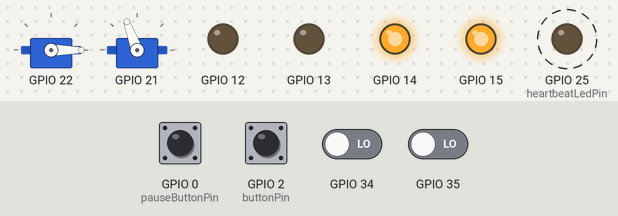
Recording of a sketch running on a simulated ESP32. Parts: 2 × servo, output pins drawn as LEDs (lit = HIGH). Dashed ring = blinking. The inputs (shaded band) are chosen by the test bench; at power-on: GPIO 0 (pauseButtonPin), GPIO 2 (buttonPin) HIGH, GPIO 34, GPIO 35 LOW.

Above: at 1.2 s.
1.3 s: GPIO 35 driven HIGH
At 2.8 s:
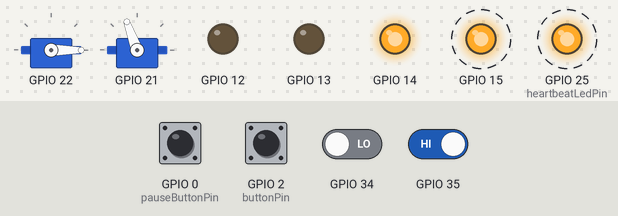
4.3 s: GPIO 0 (pauseButtonPin) pulled LOW for 0.15 s
At 4.75 s:
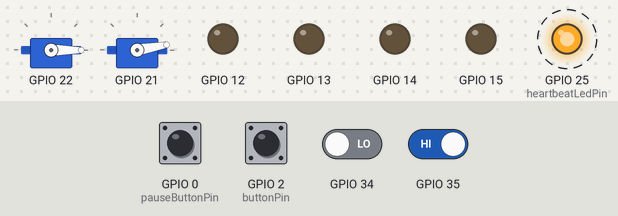
7.3 s: GPIO 0 (pauseButtonPin) pulled LOW for 1 s
At 7.9 s:
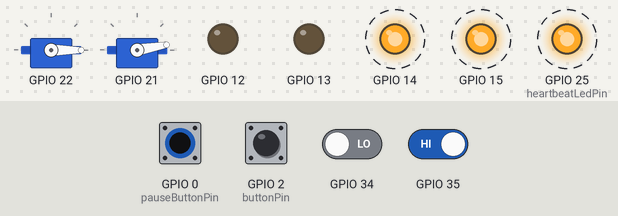
10.3 s: GPIO 0 (pauseButtonPin) pulled LOW for 0.15 s
At 10.8 s:
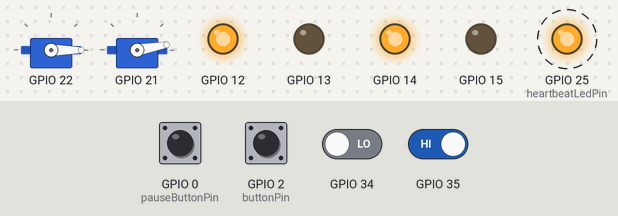
13.4 s: GPIO 34 driven HIGH
At 13.9 s:
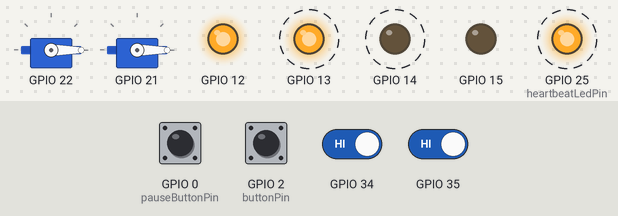
16.4 s: GPIO 35 driven LOW
At 19.89 s:
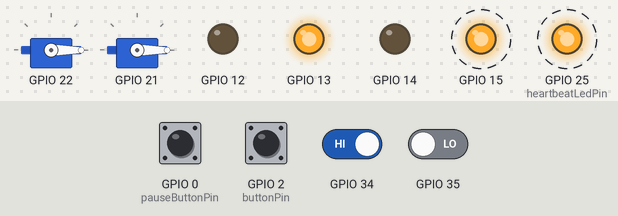
Timing chart, 0 to 22.5 s (numbered marks = the images above; inputs shaded):
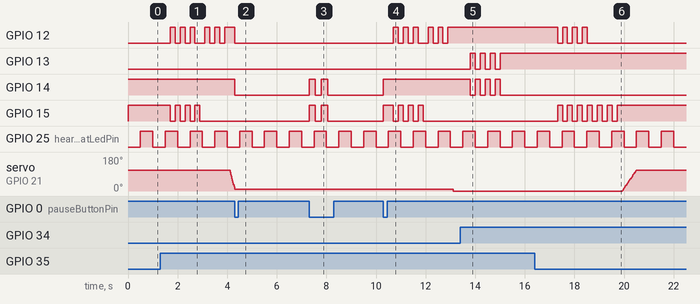

The sketch:

AccessControlSystem.ino
```cpp
#include "AccessControlSystem.h"
#include "LEDSystem.h"
#include "SensorSystem.h"
#include "ServoSystem.h"

System sys1 = { new Servo(), 34, 14, 13, 0, 0, 120, false, false, false, false, false, true, 0, 0, 0, 0, false, 5, 5, false, false };
System sys2 = { new Servo(), 35, 15, 12, 110, 0, 110, false, false, false, false, false, true, 0, 0, 0, 0, false, 2, 5, true, false };
unsigned long lastHeartbeatMillis = 0;
bool heartbeatLedState = false;

bool paused = false;
const int pauseButtonPin = 0;
unsigned long lastPauseButtonPress = 0;
const unsigned long debounceDelay = 250;

void setup() {
  setupSystem(sys1, 22);
  setupSystem(sys2, 21);
  pinMode(piezoPin, OUTPUT);
  pinMode(heartbeatLedPin, OUTPUT);
  digitalWrite(heartbeatLedPin, LOW);
  pinMode(buttonPin, INPUT_PULLUP);
  pinMode(pauseButtonPin, INPUT_PULLUP);
}

void handlePauseButton(unsigned long currentMillis) {
  if (digitalRead(pauseButtonPin) == LOW) {
    if (currentMillis - lastPauseButtonPress > debounceDelay) {
      paused = !paused;
      lastPauseButtonPress = currentMillis;

      if (paused) {
        stopAllSystems();
      } else {
        resumeAllSystems();
      }
    }
  }
}

void stopAllSystems() {
  sys1.servo->write(sys1.pos);
  sys2.servo->write(sys2.pos);

  digitalWrite(sys1.greenLed, LOW);
  digitalWrite(sys1.redLed, LOW);
  digitalWrite(sys2.greenLed, LOW);
  digitalWrite(sys2.redLed, LOW);

  noTone(piezoPin);

  sys1.movingUp = false;
  sys1.movingDown = false;
  sys1.pause = false;
  sys1.blinking = false;
  sys1.postBlinking = false;
  sys1.waitingForButton = false;

  sys2.movingUp = false;
  sys2.movingDown = false;
  sys2.pause = false;
  sys2.blinking = false;
  sys2.postBlinking = false;
  sys2.waitingForButton = false;
}

void resumeAllSystems() {
  digitalWrite(sys1.greenLed, HIGH);
  digitalWrite(sys1.redLed, LOW);
  digitalWrite(sys2.greenLed, HIGH);
  digitalWrite(sys2.redLed, LOW);

  sys1.movingUp = false;
  sys1.movingDown = false;
  sys1.pause = false;
  sys1.blinking = false;
  sys1.postBlinking = false;
  sys1.waitingForButton = false;

  sys2.movingUp = false;
  sys2.movingDown = false;
  sys2.pause = false;
  sys2.blinking = false;
  sys2.postBlinking = false;
  sys2.waitingForButton = false;

  sys1.servo->write(sys1.pos);
  sys2.servo->write(sys2.pos);
}

void loop() {
  unsigned long currentMillis = millis();
  updateHeartbeat(currentMillis);
  handlePauseButton(currentMillis);

// Continue only if not paused
if (!paused) {
  handleSystem(sys1, currentMillis);
  handleSystem(sys2, currentMillis);
  }
}
```

AccessControlSystem.h
```cpp
#ifndef ACCESS_CONTROL_SYSTEM_H
#define ACCESS_CONTROL_SYSTEM_H

#include <Arduino.h>
#include <ESP32Servo.h>

struct System {
  Servo* servo;
  int sensorPin;
  int greenLed;
  int redLed;
  int pos;
  int minPos;
  int maxPos;
  bool movingUp;
  bool movingDown;
  bool pause;
  bool blinking;
  bool postBlinking;
  bool directionUp;
  unsigned long lastMoveTime;
  unsigned long pauseStart;
  unsigned long lastBlinkTime;
  int blinkCount;
  bool blinkToggleState;
  unsigned int moveUpInterval;
  unsigned int moveDownInterval;
  bool reversed;
  bool waitingForButton;
};

// Shared constants
const unsigned long blinkInterval = 200;
const int totalAltBlinks = 4;
const int postBlinkCountMax = 6;
const int piezoPin = 23;
const int heartbeatLedPin = 25;
const int buttonPin = 2;
const unsigned long heartbeatInterval = 500;

// Shared heartbeat
extern unsigned long lastHeartbeatMillis;
extern bool heartbeatLedState;

// Global system instances
extern System sys1;
extern System sys2;
extern bool paused;
#endif
```

LEDSystem.h
```cpp
#ifndef LED_SYSTEM_H
#define LED_SYSTEM_H

void updateHeartbeat(unsigned long currentMillis);
void handlePostBlinking(System& sys, unsigned long currentMillis);

#endif
```

LEDsystem.ino
```cpp
#include "AccessControlSystem.h"
#include "LEDSystem.h"

void updateHeartbeat(unsigned long currentMillis) {
  if (currentMillis - lastHeartbeatMillis >= heartbeatInterval) {
    heartbeatLedState = !heartbeatLedState;
    digitalWrite(heartbeatLedPin, heartbeatLedState ? HIGH : LOW);
    lastHeartbeatMillis = currentMillis;
  }
}

void handlePostBlinking(System& sys, unsigned long currentMillis) {
  if (!sys.postBlinking) return;

  if (currentMillis - sys.lastBlinkTime >= blinkInterval) {
    sys.blinkToggleState = !sys.blinkToggleState;
    sys.lastBlinkTime = currentMillis;

    bool ledIsRed = sys.directionUp;
    digitalWrite(sys.redLed, ledIsRed && sys.blinkToggleState ? HIGH : LOW);
    digitalWrite(sys.greenLed, !ledIsRed && sys.blinkToggleState ? HIGH : LOW);

    if (!sys.blinkToggleState) sys.blinkCount++;

    if (sys.blinkCount >= postBlinkCountMax / 2) {
      sys.postBlinking = false;
      digitalWrite(sys.redLed, ledIsRed ? HIGH : LOW);
      digitalWrite(sys.greenLed, ledIsRed ? LOW : HIGH);

      if (sys.directionUp) {
        sys.movingUp = true;
        if (&sys == &sys1) tone(piezoPin, 1500, 300);
      } else {
        sys.movingDown = true;
        if (&sys == &sys1) tone(piezoPin, 600, 300);
      }
    }
  }
}
```

SensorSystem.h
```cpp
#ifndef SENSOR_SYSTEM_H
#define SENSOR_SYSTEM_H

#include "AccessControlSystem.h"

void checkManualButton(System& sys, unsigned long currentMillis);

#endif
```

SensorSystem.ino
```cpp
#include "AccessControlSystem.h"
#include "SensorSystem.h"

void checkManualButton(System& sys, unsigned long currentMillis) {
  if (sys.waitingForButton && digitalRead(buttonPin) == LOW) {
    sys.waitingForButton = false;
    sys.postBlinking = true;
    sys.blinking = false;
    sys.blinkCount = 0;
    sys.blinkToggleState = false;
    sys.lastBlinkTime = currentMillis;
    tone(piezoPin, 800, 100);
    delay(300);  // debounce
  }
}
```

ServoSystem.h
```cpp
#ifndef SERVO_SYSTEM_H
#define SERVO_SYSTEM_H

#include "AccessControlSystem.h"

void setupSystem(System& sys, int servoPin);
void handleSystem(System& sys, unsigned long currentMillis);
void handleBlinking(System& sys, unsigned long currentMillis);
void moveServoUp(System& sys, unsigned long currentMillis);
void moveServoDown(System& sys, unsigned long currentMillis);
void handlePause(System& sys, unsigned long currentMillis);

#endif
```

ServoSystem.ino
```cpp
#include "AccessControlSystem.h"
#include "ServoSystem.h"

void setupSystem(System& sys, int servoPin) {
  sys.servo->attach(servoPin);
  pinMode(sys.sensorPin, INPUT);
  pinMode(sys.greenLed, OUTPUT);
  pinMode(sys.redLed, OUTPUT);
  sys.servo->write(sys.pos);
  digitalWrite(sys.greenLed, HIGH);
  digitalWrite(sys.redLed, LOW);
}

void handleSystem(System& sys, unsigned long currentMillis) {
  if (paused) return;

  // Allow sys1 to resume when access button is pressed
  if (&sys == &sys1 && sys.waitingForButton) {
    if (digitalRead(buttonPin) == LOW) {
      sys.waitingForButton = false;
      sys.blinking = false;
      sys.postBlinking = true;
      sys.lastBlinkTime = currentMillis;
      digitalWrite(sys.greenLed, LOW);
      digitalWrite(sys.redLed, LOW);
      return;  // Exit early this loop to avoid triggering again
    } else {
      return;  // Still waiting for button
    }
  }
  int sensorValue = digitalRead(sys.sensorPin);

  if (sensorValue == HIGH && !sys.movingUp && !sys.movingDown && !sys.pause &&
      !sys.blinking && !sys.postBlinking && !sys.waitingForButton) {
    sys.blinking = true;
    sys.blinkCount = 0;
    sys.lastBlinkTime = currentMillis;
    sys.blinkToggleState = false;
  }

  handleBlinking(sys, currentMillis);
  handlePostBlinking(sys, currentMillis);
  handlePause(sys, currentMillis);
  moveServoUp(sys, currentMillis);
  moveServoDown(sys, currentMillis);
}

void handleBlinking(System& sys, unsigned long currentMillis) {
  if (!sys.blinking) return;

  if (currentMillis - sys.lastBlinkTime >= blinkInterval) {
    sys.blinkToggleState = !sys.blinkToggleState;
    digitalWrite(sys.greenLed, sys.blinkToggleState ? HIGH : LOW);
    digitalWrite(sys.redLed, sys.blinkToggleState ? LOW : HIGH);

    if (!sys.blinkToggleState) sys.blinkCount++;
    sys.lastBlinkTime = currentMillis;

    if (sys.blinkCount >= totalAltBlinks) {
      sys.blinkCount = 0;
      sys.blinkToggleState = false;

      if (&sys == &sys1) {
        sys.waitingForButton = true;
      } else {
        sys.blinking = false;
        sys.postBlinking = true;
        sys.lastBlinkTime = currentMillis;
        digitalWrite(sys.greenLed, LOW);
        digitalWrite(sys.redLed, LOW);
      }
    }
  }
}

void moveServoUp(System& sys, unsigned long currentMillis) {
  if (sys.movingUp && currentMillis - sys.lastMoveTime >= sys.moveUpInterval) {
    if ((sys.reversed && sys.pos > sys.minPos) || (!sys.reversed && sys.pos < sys.maxPos)) {
      sys.pos += sys.reversed ? -1 : 1;
      sys.servo->write(sys.pos);
      sys.lastMoveTime = currentMillis;
    } else {
      sys.movingUp = false;
      sys.pause = true;
      sys.pauseStart = currentMillis;
      sys.directionUp = false;
      digitalWrite(sys.redLed, HIGH);
      digitalWrite(sys.greenLed, LOW);
      noTone(piezoPin);
    }
  }
}

void moveServoDown(System& sys, unsigned long currentMillis) {
  if (sys.movingDown && currentMillis - sys.lastMoveTime >= sys.moveDownInterval) {
    if ((sys.reversed && sys.pos < sys.maxPos) || (!sys.reversed && sys.pos > sys.minPos)) {
      sys.pos += sys.reversed ? 1 : -1;
      sys.servo->write(sys.pos);
      sys.lastMoveTime = currentMillis;
    } else {
      sys.movingDown = false;
      sys.directionUp = true;
      digitalWrite(sys.greenLed, HIGH);
      digitalWrite(sys.redLed, LOW);
      noTone(piezoPin);
    }
  }
}

void handlePause(System& sys, unsigned long currentMillis) {
  if (sys.pause && currentMillis - sys.pauseStart >= 4000) {
    sys.pause = false;
    sys.blinking = true;
    sys.blinkCount = 0;
    sys.lastBlinkTime = currentMillis;
    sys.blinkToggleState = false;
  }
}
```

Measured:
- after the input at 1.3 s, GPIO 12: LOW → HIGH after 0.40 s, → LOW 0.20 s later, → HIGH 0.20 s later, → LOW 0.20 s later, … (11 changes in this stretch); GPIO 15: alternates HIGH for 0.20 s and LOW for 0.20 s, 7 changes in all, then stays LOW, starting after 0.40 s; servo on GPIO 21: moves from 110° to 22° over 0.17 s, starting after 2.8 s
- after the input at 4.3 s, GPIO 12, GPIO 14: HIGH → LOW at once; servo on GPIO 21: 22° → 10° at once
- after the input at 7.3 s, GPIO 14, GPIO 15: alternates HIGH for 0.25 s and LOW for 0.25 s, 4 changes in all, then stays LOW, starting at once
- after the input at 10.3 s, GPIO 12: LOW → HIGH after 0.40 s, → LOW 0.20 s later, → HIGH 0.20 s later, → LOW 0.20 s later, … (11 changes in this stretch); GPIO 14: LOW → HIGH at once; GPIO 15: LOW → HIGH at once, then repeats every 0.40 s: LOW 0.20 s, HIGH 0.20 s, until it stays LOW from 11.9 s; servo on GPIO 21: 10° → 0° after 2.8 s
- after the input at 13.4 s, GPIO 13: alternates HIGH for 0.20 s and LOW for 0.20 s, 7 changes in all, then stays HIGH, starting after 0.40 s; GPIO 14: alternates HIGH for 0.20 s and LOW for 0.20 s, 7 changes in all, then stays LOW, starting after 0.40 s
- after the input at 16.4 s, GPIO 12: goes on until 18.5 s, then stays LOW; GPIO 15: goes on until 19.7 s, then stays HIGH
- by itself, GPIO 25 (heartbeatLedPin): alternates HIGH for 0.50 s and LOW for 0.50 s
